Frame 1 (no input): blank canvas, image omitted
Frame 60 (no input): blank canvas, image omitted
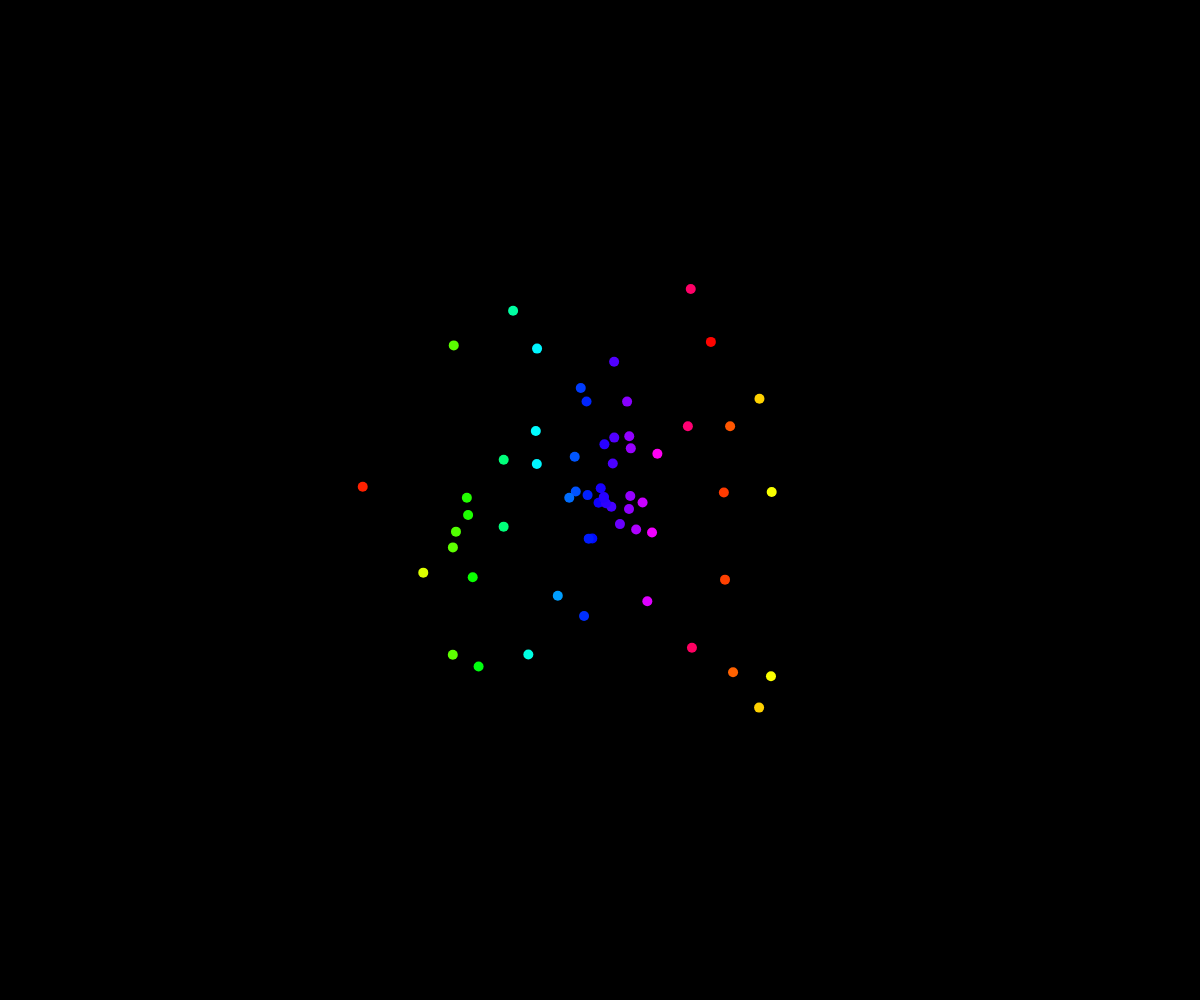
Frame 120 (the mouse pressed at the canvas centre since frame 60)

The p5.js sketch whose frames 1 and 60 were blank and that drew this single picture after the mouse press (run headless with seeded random() and noise() and a simulated clock; from frame 60 on, the mouse is pressed at the canvas centre):

// p5.js sketch
// ── sketch.js
var bumpers = [];

function setup() {
  createCanvas(windowWidth,windowHeight);
  background(0);
  colorMode(HSB);
  noStroke();
}

function draw() {
  background(0);
  if (mouseIsPressed) {
    bumpers.push(new bumper(mouseX,mouseY));
  }
  for(var i=0; i<bumpers.length; i++) {
    bumpers[i].run();
  }
}

function bumper(x,y) {
  this.x = x;
  this.y = y;
  this.size = 10;
  this.speed = 5;
  this.xspeed = random(-this.speed,this.speed);
  this.yspeed = random(-this.speed,this.speed);
  this.friction = 0.01;
}

bumper.prototype.run = function() {
  this.update();
  this.show();
}

bumper.prototype.show = function() {
  fill(this.x % 355, 255, 255);
  ellipse(this.x, this.y, this.size, this.size);
}

bumper.prototype.update = function() {
  for(var i=0; i<bumpers.length; i++) {
    if (this.x + this.xspeed > width || this.x + this.xspeed < 0) {
      this.xspeed *= -1;
    }
    if (this.y + this.yspeed > height || this.y + this.yspeed < 0) {
      this.yspeed *= -1;
    }
  }
  this.x += this.xspeed;
  this.y += this.yspeed;

  if (this.xspeed < 0) {
    this.yspeed += this.friction;
  } else {
    this.xspeed -= this.friction;
  }

  if (this.yspeed < 0) {
    this.yspeed += this.friction;
  } else {
    this.yspeed -= this.friction;
  }
}
